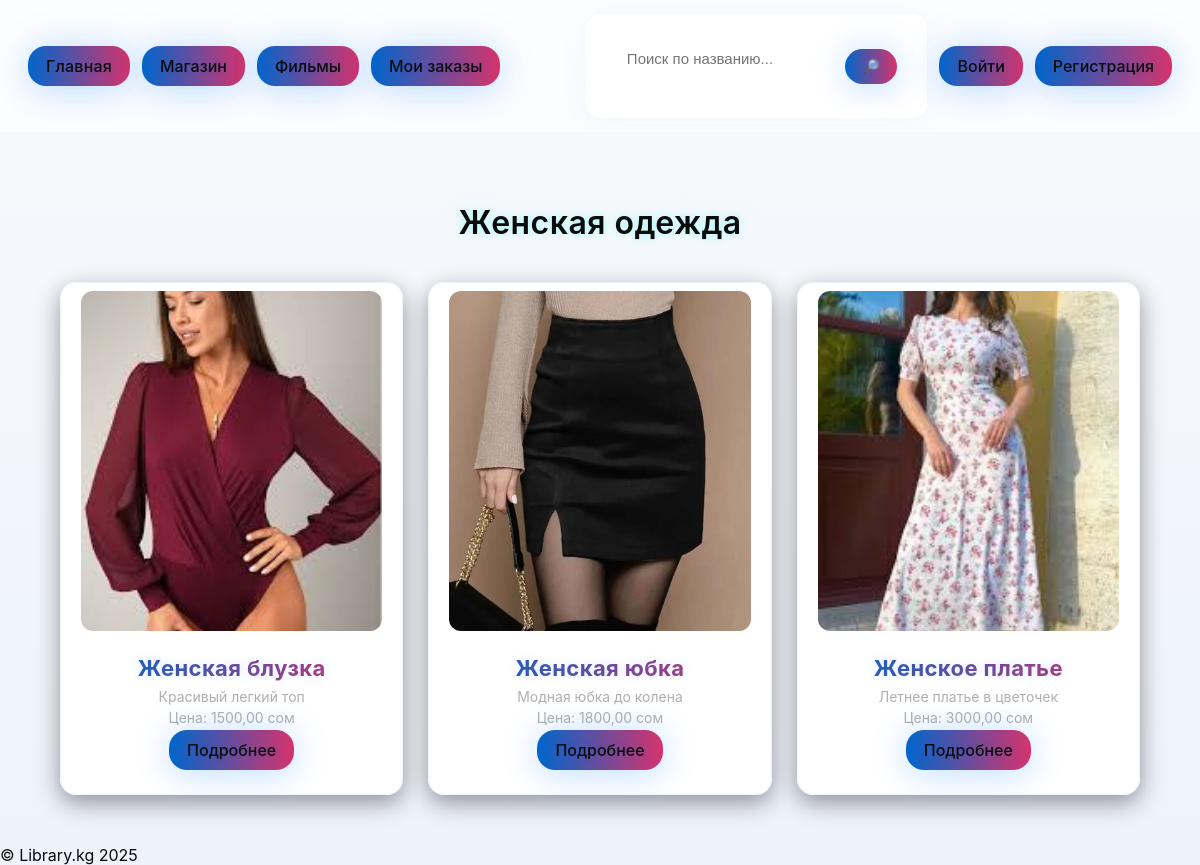
/clothes/women/, run on the app's committed database.
### clothes/models.py (models this page shows, shortened)
class Clothes(models.Model):
    title = models.CharField("Название одежды", max_length=200)
    description = models.TextField("Описание", blank=True, null=True)
    price = models.DecimalField("Цена", max_digits=8, decimal_places=2)
    categories = models.ManyToManyField(Category, verbose_name="Категории", related_name='clothes')
    image = models.ImageField("Фото", upload_to='clothes/', blank=True, null=True)
    class Meta:
        verbose_name = "Одежда"
        verbose_name_plural = "Одежда"

### clothes/views.py (the view)
# urls.py: path('women/', views.women_clothes, name='women_clothes'),
def women_clothes(request):
    view = CategoryClothesView.as_view()
    return view(request, category_name='Одежда женская')

### clothes/views.py (called while the page is built)
    def get_queryset(self):
        category_name = self.kwargs.get('category_name')
        category = get_object_or_404(Category, name=category_name)
        return Clothes.objects.filter(categories=category)

    def get_template_names(self):
        mapping = {
            'Одежда мужская': 'clothes/men.html',
            'Одежда женская': 'clothes/women.html',
            'Детская одежда': 'clothes/kids.html',
        }
        return [mapping.get(self.kwargs.get('category_name'), 'clothes/all.html')]

### templates/clothes/women.html (shortened to what this page needs)
{% extends 'base.html' %}
{% load static %}
{% block content %}
<h1>Женская одежда</h1>
<div class="books-grid">
    {% if items %}
        {% for item in items %}
            <div class="book-card">
                {% if item.image %}
                    <img src="{{ item.image.url }}" alt="{{ item.title }}">
                {% else %}
                    {% load static %}
                {% endif %}
                <h2>{{ item.title }}</h2>
                {% if item.description %}
                    <p>{{ item.description|truncatewords:15 }}</p>
                {% endif %}
                <p>Цена: {{ item.price }} сом</p>
                <a href="{% url 'clothes:item_detail' item.id %}" class="btn btn-add">Подробнее</a>
            </div>
        {% endfor %}
    {% else %}
        <p>Пока нет женской одежды.</p>
    {% endif %}
</div>
{% endblock %}

### static/css/style.css (style rules this page uses)
body { margin: 0; padding: 0; font-family: 'Inter', 'Poppins', sans-serif; background: var(--bg, #000000); color: var(--text); overflow-x: hidden; min-height: 100vh; position: relative; }
:root { --bg: #000000; --panel: rgba(20,20,20,0.9); --text: #e6f7ff; --muted: #b0b0b0; --accent: #00ffff; --accent-2: #007bff; --input-bg: rgba(35,35,35,0.9); --nav-bg: rgba(0,0,0,0.25); }
.theme-light { --bg: linear-gradient(180deg,#f7f9fc 0%, #eef3fb 100%); --panel: rgba(255,255,255,0.95); --text: #0b0b0b; --muted: #5a5a5a; --accent: #0066cc; --accent-2: #d6336c; --input-bg: #ffffff; --nav-bg: rgba(255,255,255,0.6); }
* { transition: background-color 260ms ease, color 260ms ease, border-color 260ms ease, box-shadow 260ms ease, transform 200ms ease; }
.btn-add, .btn-orders, .btn-edit, .btn-delete, .btn-home { position: relative; overflow: hidden; }
.btn-add::after, .btn-home::after { content: ''; position: absolute; left: -50%; top: -50%; width: 200%; height: 200%; background: radial-gradient(circle at 20% 20%, rgba(255,255,255,0.04), transparent 20%); transform: rotate(25deg); transition: transform 0.9s ease; pointer-events: none; }
body::before { content: ""; position: fixed; top: 0; left: 0; width: 100%; height: 100%; background: radial-gradient(circle at 18% 18%, rgba(0,255,255,0.14) 0%, transparent 55%), radial-gradient(circle at 82% 82%, rgba(0,123,255,0.12) 0%, transparent 55%), radial-gradient(circle at 60% 35%, rgba(128,0,255,0.06) 0%, transparent 50%); animation: moveGlow 18s ease-in-out infinite alternate; z-index: 0; pointer-events: none; filter: blur(40px); mix-blend-mode: screen; }
.theme-light body::before, html.theme-light body::before { opacity: 0 !important; pointer-events: none !important; display: none !important; }
html.theme-light, body.theme-light { background: var(--bg) !important; color: var(--text) !important; }
h1, h2, h3 { color: var(--text); text-align: center; font-weight: 600; letter-spacing: 0.5px; text-shadow: 0 0 8px rgba(0,255,255,0.32), 0 0 28px rgba(0,255,255,0.12); }
.btn { display: inline-block; background: linear-gradient(90deg, var(--accent), var(--accent-2)); color: var(--text); padding: 10px 18px; border-radius: 18px; font-weight: 500; text-decoration: none; border: none; transition: all 0.25s ease; box-shadow: 0 6px 30px rgba(0,123,255,0.12), 0 0 40px rgba(0,123,255,0.16); cursor: pointer; text-shadow: 0 0 6px rgba(0,123,255,0.18); }
.books-grid { display: grid; grid-template-columns: repeat(auto-fill, minmax(260px, 1fr)); gap: 25px; margin-top: 40px; }
.book-card { background: var(--panel); border: 1px solid rgba(0,123,255,0.08); border-radius: 16px; box-shadow: 0 8px 25px rgba(0,0,0,0.4); padding: 20px; text-align: center; transition: all 0.3s ease; }
.book-card img { width: 100%; height: 340px; object-fit: cover; border-radius: 12px; margin-bottom: 15px; }
.book-card h2 { margin-bottom: 6px; font-size: clamp(18px, 2.6vw, 22px); line-height: 1.15; font-weight: 700; letter-spacing: 0.4px; margin-top: 6px; background: linear-gradient(90deg, var(--accent), var(--accent-2)); background-clip: text; -webkit-background-clip: text; -webkit-text-fill-color: transparent; position: relative; text-shadow: 0 0 8px rgba(0,123,255,0.12), 0 0 22px rgba(0,123,255,0.06); }
.book-card { position: relative; padding-top: 8px; }
.book-card p { color: #b0b0b0; font-size: 14px; margin: 4px 0; }

### data on the page
Clothes: image (picture), title "Женская блузка", description "Красивый легкий топ", price "1500,00"
Clothes: image (picture), title "Женская юбка", description "Модная юбка до колена", price "1800,00"
Clothes: image (picture), title "Женское платье", description "Летнее платье в цветочек", price "3000,00"
